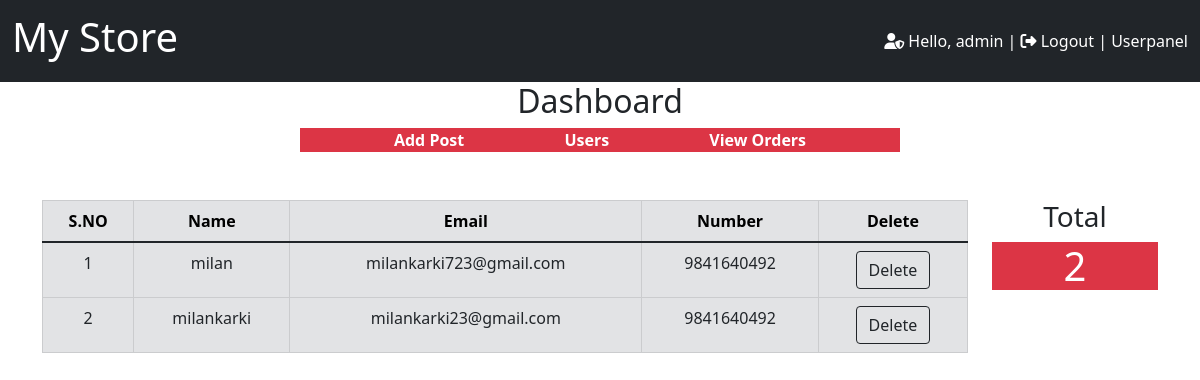
Page /admin/user.php (signed in) on the committed database.
### tables this page shows
CREATE TABLE `tbluser` (
  `Id` int(11) NOT NULL,
  `Username` varchar(255) NOT NULL,
  `Email` varchar(255) NOT NULL,
  `Number` varchar(255) NOT NULL,
  `Password` varchar(255) NOT NULL
);

### admin/user.php (the view, shortened to what this page needs)
<!DOCTYPE html>
<html lang="en">
<head>
    <link href="https://cdn.jsdelivr.net/npm/bootstrap@5.1.3/dist/css/bootstrap.min.css" rel="stylesheet">
</head>
<body>
    <?php
    include 'mystore.php';
    $con = mysqli_connect('localhost','root','','ecommerce');
    $Record = mysqli_query($con,"SELECT * FROM `tbluser`");
    $row_count = mysqli_num_rows($Record);
    ?>
    <div class="container mt-5">
    <div class="row">
    <div class="col-md-10">
    <table class="table table-secondary table-bordered">
        <thead class="text-center">
            <th>S.NO</th>
            <th>Name</th>
            <th>Email</th>
            <th>Number</th>
            <th>Delete</th>
</thead>
<tbody class="text-center text-dark">
<?php
$i = 0;
while($row = mysqli_fetch_array($Record)){
    echo"
<tr>
<td> ";?><?php echo ++$i; ?><?php echo "</td>
<td>$row[Username]</td>
<td>$row[Email]</td>
<td>$row[Number]</td>
<td><a href = 'delete.php ? ID=$row[Id]' class ='btn btn-outline-dark'>Delete</td>
</tr>
";
}
?>
</tbody>
</table>
</div>
<div class="col-md-2 pr-5 text-center">
<h3 class="text-dark">Total </h3>
<h1 class="bg-danger text-white"><?php echo $row_count;?></h1>
</div>
</div>
</div>
</body>
</html>

### rows in the picture
tbluser: Username "milan", Email "milankarki723@gmail.com", Number "9841640492"
tbluser: Username "milankarki", Email "milankarki23@gmail.com", Number "9841640492"

### other values in the picture
$_SESSION['admin'] "admin"
$row_count "2"
